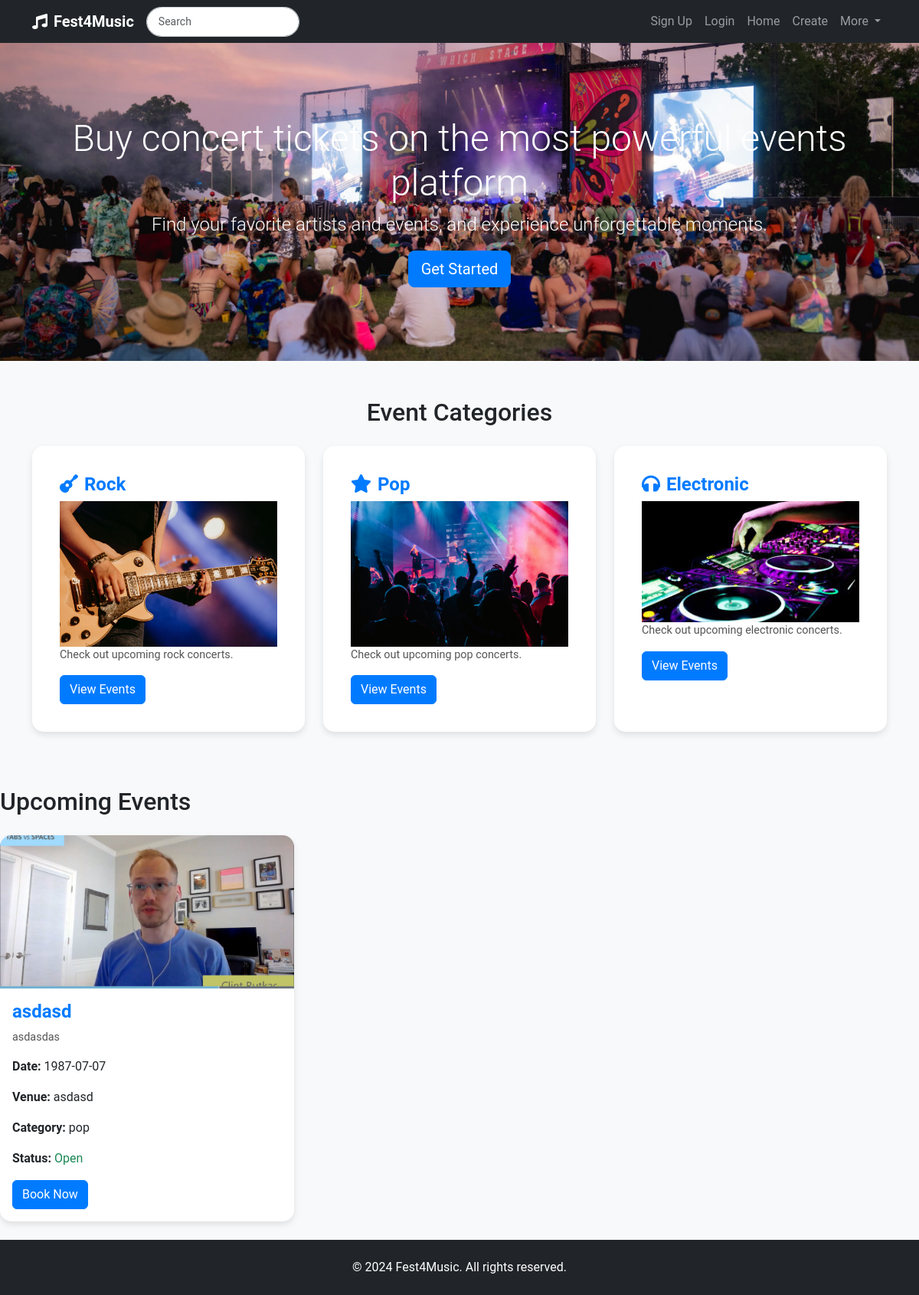
Before: / with the older database file.
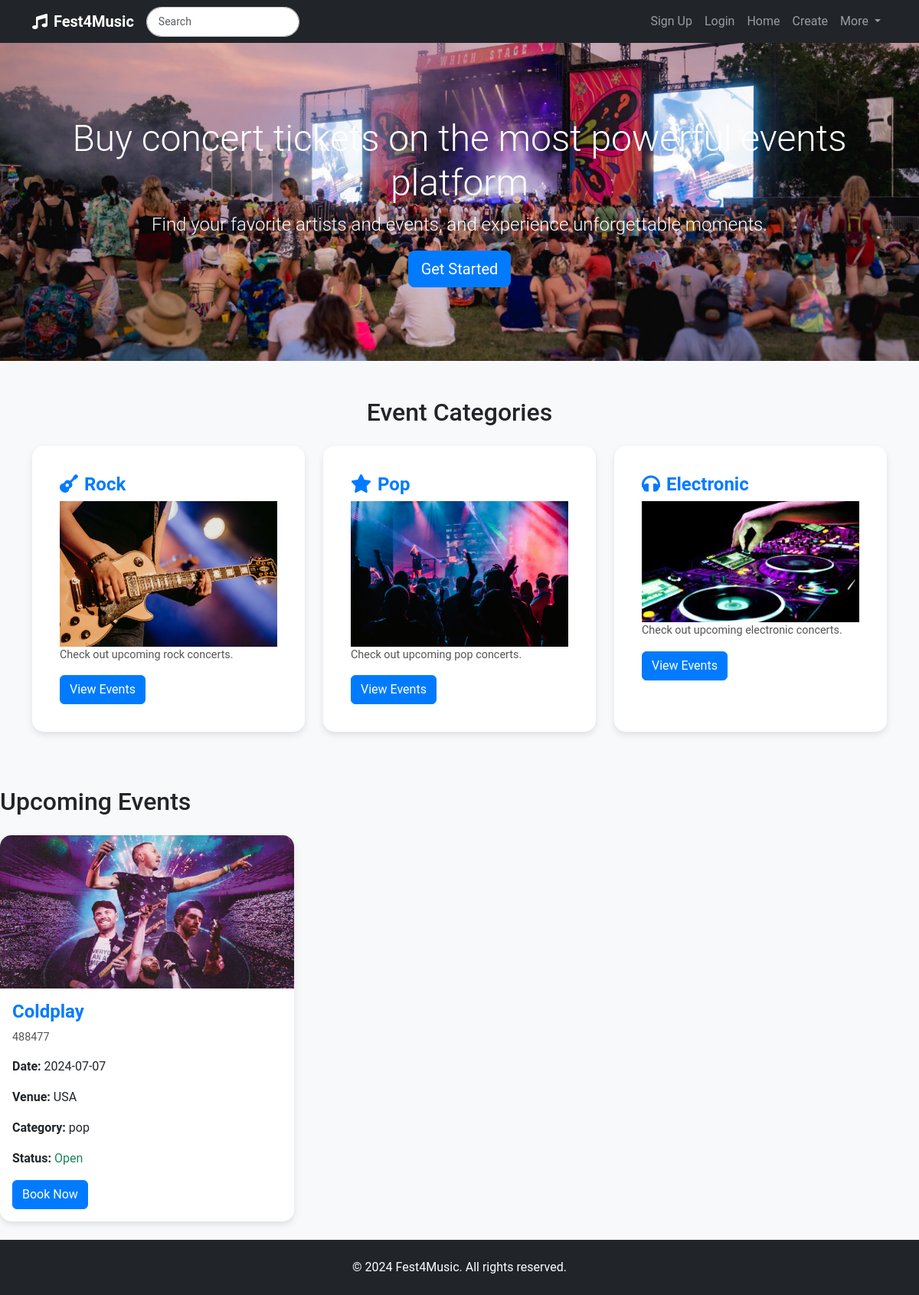
After: the same page with the newer database file.
### website/models.py (models this page shows)
class Event(db.Model):
    id = db.Column(db.Integer, primary_key=True)
    title = db.Column(db.String(100), nullable=False)
    description = db.Column(db.Text)
    date = db.Column(db.Date, nullable=False)
    time = db.Column(db.Time, nullable=False)
    image = db.Column(db.String(400))
    venue = db.Column(db.String(400))
    status = db.Column(db.String(20), nullable=False)
    category = db.Column(db.String(50), nullable=False)
    price = db.Column(db.Integer)
    user_id = db.Column(db.Integer, db.ForeignKey('user.id'), nullable=False)
    comments = db.relationship('Comment', backref='event', lazy=True)

### website/views.py (the view)
@main_bp.route('/')
@main_bp.route('/category/<category>')
def index(category=None):
    if category:
        events = Event.query.filter(Event.category.ilike(category.lower())).all()
    else:
        events = Event.query.all()
    return render_template('index.html', events=events, category=category)

### website/templates/index.html (shortened to what this page needs)
{% extends "base.html" %}
{% block content %}
<div class="jumbotron jumbotron-fluid hero-section"
    style="background-image: url('static/Img/main.jpg'); background-size: cover;">
    <div class="container text-center">
        <h1 class="display-4">Buy concert tickets on the most powerful events platform</h1>
        <p class="lead">Find your favorite artists and events, and experience unforgettable moments.</p>
        <a href="#upcoming-events" class="btn btn-primary btn-lg">Get Started</a>
    </div>
</div>
<div class="container mt-5">
    <h2 class="text-center mb-4">Event Categories</h2>
    <div class="row">
        {% for cat in ['Rock', 'Pop', 'Electronic'] %}
        <div class="col-md-4 mb-4">
            <div class="card event-category-card h-100">
                <div class="card-body">
                    <h5 class="card-title"><i
                            class="fas fa-{{ 'guitar' if cat == 'Rock' else 'star' if cat == 'Pop' else 'headphones' }} me-2"></i>{{
                        cat }}</h5>
                    <div class="card-image">
                        <img src="{{ url_for('static', filename='Img/' + cat.lower() + '.jpg') }}" class="img-fluid"
                            alt="{{ cat }}">
                    </div>
                    <p class="card-text">Check out upcoming {{ cat.lower() }} concerts.</p>
                    <a href="{{ url_for('main.index', category=cat.lower()) }}" class="btn btn-primary btn-block">View
                        Events</a>
                </div>
            </div>
        </div>
        {% endfor %}
    </div>
</div>
<h2 id="upcoming-events" class="mt-5 mb-4">Upcoming Events</h2>
<div class="row">
    {% for event in events %}
    <div class="col-md-4 mb-4">
        <div class="card h-100">
            <img src="{{ event.image }}" class="card-img-top" alt="{{ event.title }}">
            <div class="card-body">
                <h5 class="card-title">{{ event.title }}</h5>
                <p class="card-text">{{ event.description }}</p>
                <p><strong>Date:</strong> {{ event.date.strftime('%Y-%m-%d') }}</p>
                <p><strong>Venue:</strong> {{ event.venue }}</p>
                <p><strong>Category:</strong> {{ event.category }}</p>
                <p><strong>Status:</strong> <span class="{{ 'text-success' if event.status == 'Open' else 'text-danger' if event.status in ['Sold Out', 'Cancelled'] else 'text-warning' }}">{{ event.status }}</span></p>
                <a href="{{ url_for('main.event_detail', event_id=event.id) }}" class="btn btn-primary">Book Now</a>
            </div>
        </div>
    </div>
    {% else %}
    <div class="col-12">
        <p>No events found.</p>
    </div>
    {% endfor %}
</div>
{% endblock %}

### website/templates/base.html (shortened to what this page needs)
<!DOCTYPE html>
<html lang="en">
<head>
    <link href="https://cdn.jsdelivr.net/npm/bootstrap@5.3.3/dist/css/bootstrap.min.css" rel="stylesheet">
    <link rel="stylesheet" href="{{ url_for('static', filename='style/style.css') }}">
    <link rel="stylesheet" href="https://cdnjs.cloudflare.com/ajax/libs/font-awesome/5.15.3/css/all.min.css">
</head>
<body>
    <nav class="navbar navbar-expand-lg navbar-dark bg-dark fixed-top">
        <div class="container">
            <a class="navbar-brand" href="{{ url_for('main.index') }}">
                <i class="fas fa-music me-2"></i>Fest4Music
            </a>
            <div class="search-bar">
                <input class="form-control" type="text" placeholder="Search">
            </div>
            <div class="collapse navbar-collapse" id="navbarNav">
                <ul class="navbar-nav ms-auto">
                    {% if current_user.is_authenticated %}
                        <a class="nav-item nav-link" href="#">Welcome {{current_user.first_name}}</a>
                        <li class="nav-item">
                            <a class="nav-link" href="{{ url_for('auth.logout') }}">Logout</a>
                        </li>
                    {% else %}
                        <li class="nav-item">
                            <a class="nav-link" href="{{ url_for('auth.signup') }}">Sign Up</a>
                        </li>
                        <li class="nav-item">
                            <a class="nav-link" href="{{ url_for('auth.login') }}">Login</a>
                        </li>
                    {% endif %}
                    <li class="nav-item">
                        <a class="nav-link" href="{{ url_for('main.index') }}">Home</a>
                    </li>
                    <li class="nav-item">
                        <a class="nav-link" href="{{ url_for('main.create') }}">Create</a>
                    </li>
                    <li class="nav-item dropdown">
                        <a class="nav-link dropdown-toggle" href="#" id="navbarDropdown" role="button" data-bs-toggle="dropdown" aria-expanded="false">
                            More
                        </a>
                    </li>
                </ul>
            </div>
        </div>
    </nav>
    <div class="content">
        {% block content %}{% endblock %}
    </div>
    <footer class="footer bg-dark py-4 mt-auto">
        <div class="container text-center text-white">
            <p class="mb-0">&copy; 2024 Fest4Music. All rights reserved.</p>
        </div>
    </footer>
</body>
</html>

### website/static/Style/style.css (style rules this page uses)
body { font-family: 'Roboto', sans-serif; background-color: #f8f9fa; overflow-x: hidden; padding-top: 56px; }
.navbar-brand { font-weight: bold; }
.search-bar { margin-right: 20px; }
.search-bar input[type="text"] { border-radius: 20px; padding: 8px 15px; border: 1px solid #ced4da; font-size: 14px; transition: all 0.3s; }
.event-category-card { border-radius: 10px; box-shadow: 0 0.5rem 1rem rgba(0, 0, 0, 0.15); transition: transform 0.3s ease-in-out; background-color: #fff; padding: 20px; }
.card-title { font-weight: bold; }
.btn-primary { background-color: #007bff; border-color: #007bff; }
.jumbotron.hero-section { background-size: cover; background-position: center; color: white; padding-top: 6rem; padding-bottom: 6rem; }
.hero-section h1 { font-size: 3rem; }
.hero-section p { font-size: 1.5rem; }
body { font-family: 'Roboto', sans-serif; background-color: #f8f9fa; padding-top: 56px; }
.search-bar input[type="text"] { width: 200px; border-radius: 20px; padding: 8px 15px; border: 1px solid #ced4da; font-size: 14px; transition: all 0.3s; }
.card { transition: transform 0.3s ease-in-out; border-radius: 15px; box-shadow: 0 0 10px rgba(0, 0, 0, 0.1); }
.card-img-top { height: 200px; object-fit: cover; border-top-left-radius: 15px; border-top-right-radius: 15px; }
.card-title { font-size: 1.25rem; font-weight: bold; }
.card-text { font-size: 0.9rem; }
.img-fluid { width: 100%; height: auto; }
.card { border: none; box-shadow: 0 4px 8px rgba(0, 0, 0, 0.1); }
.card-title { font-size: 1.5rem; font-weight: bold; color: #007bff; }
.card-text { color: #555; }
.btn-primary { background-color: #007bff; border-color: #007bff; transition: all 0.3s ease; }

### website/templates/base.html (style rules this page uses)
html, body { height: 100%; }
body { display: flex; flex-direction: column; }
.content { flex: 1; }

Changed rows visible on the page:
changed Event "Pop": image: a different picture; title "asdasd" → "Coldplay"; description "asdasdas" → "488477"; date "1987-07-07" → "2024-07-07"; venue "asdasd" → "USA"
